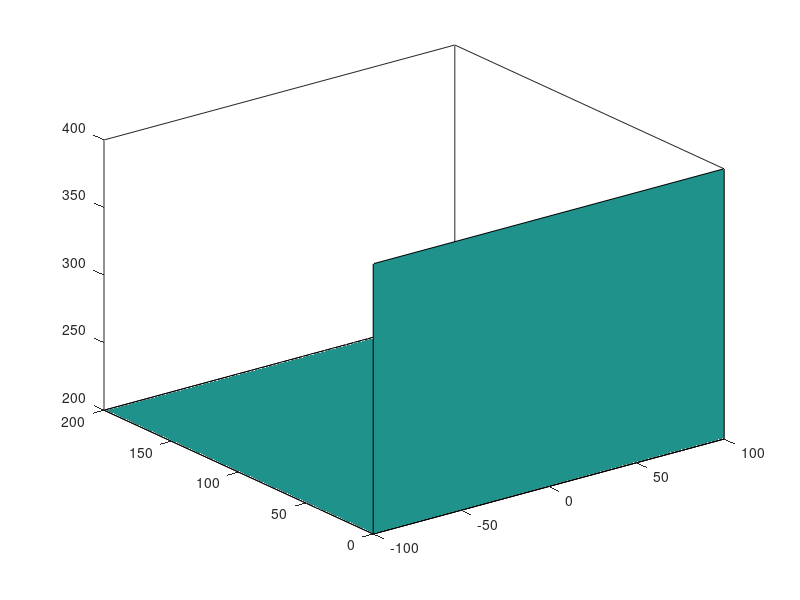

MATLAB code for this plot: (Note: this script raises an error after producing the figure.)
function test_pinhole
% The aim of this task is to implement the pinhole camera model in pinhole.m
% This script provides an test for the implementation

% definition of the intrinsics and extrinsic of a camera
Lambda =  [320  0    320;...
    0    320  240;
    0    0    1];
Omega = rotx(10); % extrinsic rotation matrix
tau = [0 -100 0]'; % translation vector

% definition of two planes
U = [-100 100 100 -100];
Y = [200 200 0 0];
W = [200 200 200 200];
C = [0.5000 0.5000 0.5000 0.5000];
fill3(U,Y,W,C); hold on;

U = [-100 100 100 -100];
Y = [0 0 0 0];
W = [200 200 400 400];
C = [0.5000 0.5000 0.5000 0.5000];
fill3(U,Y,W,C); hold on;

% plot camera
cam = plotCamera('Location',tau,'Orientation',Omega,'Opacity',0,'AxesVisible',true,'Size',20);hold on;
grid on; axis equal; axis manual;
xlim([-250,250]); ylim([-250,250]); zlim([-150,1250]);
xlabel('u'); ylabel('v'); zlabel('w');

%%
figure(2);

tau = -inv(Omega) * tau;
Omega = Omega';
w1 = [100-linspace(1,100,100)*2;0*ones(1,100);200*ones(1,100)]; % front edge
w2 = [-100*ones(1,100);0*ones(1,100);200+linspace(1,200,100)]; % left edge
w3 = [100*ones(1,100);0*ones(1,100);200+linspace(1,200,100)]; % right edge
w4 = [100-linspace(1,100,100)*2;0*ones(1,100);400*ones(1,100)]; % edge in the back
plotImagePlane([w1 w2 w3 w4],Lambda,Omega,tau)


function plotImagePlane(w,Lambda,Omega,tau)
for i=1:length(w)
    [x,y]=pinhole(w(:,i),Lambda,Omega,tau)
    if x > 0 && x < Lambda(1,3)*2 && y > 0 && y < Lambda(2,3)*2
        plot(x,y,'O');hold on;
    end
end
set(gca,'Ydir','reverse');xlim([0,Lambda(1,3)]*2); ylim([0,Lambda(2,3)*2]);